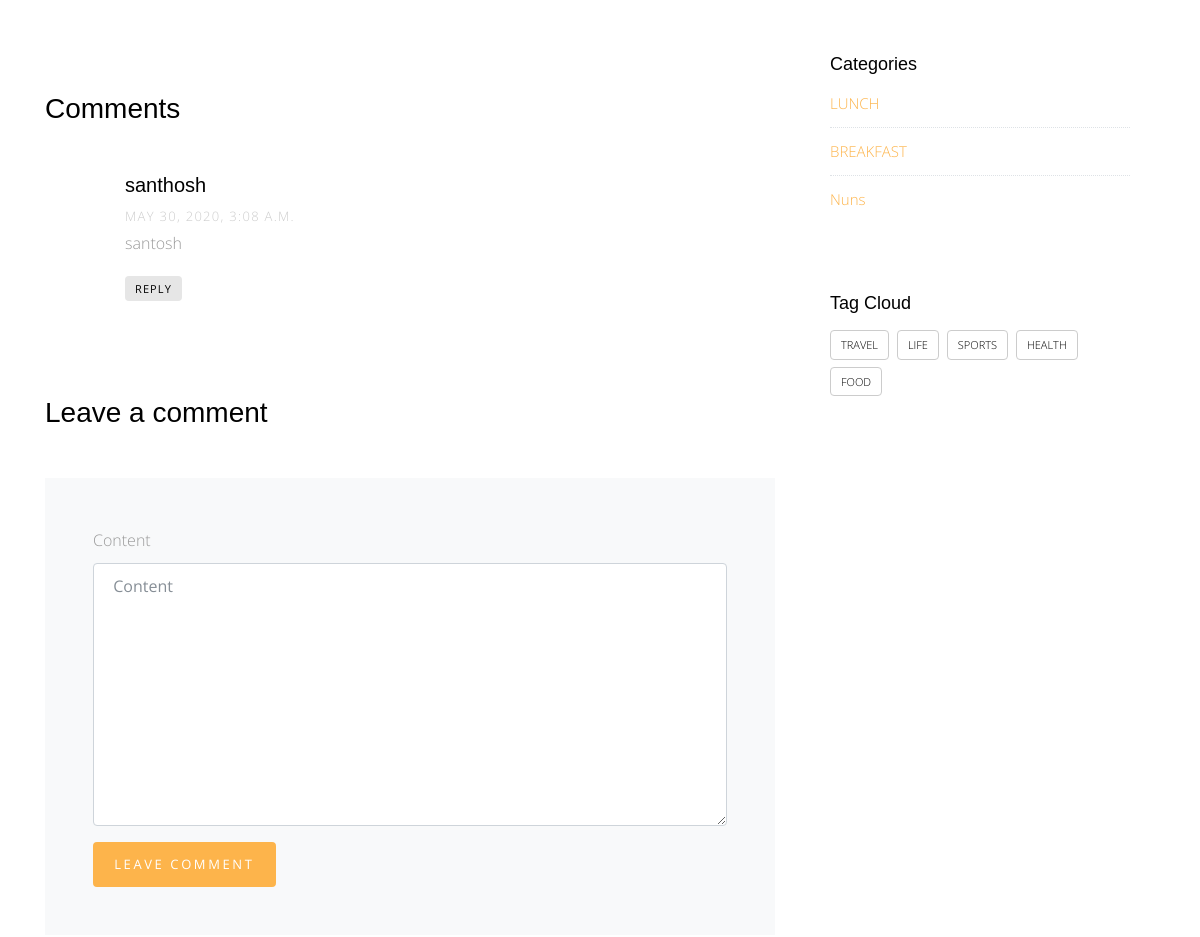
The app's page /blog/2 (middle part), older data.
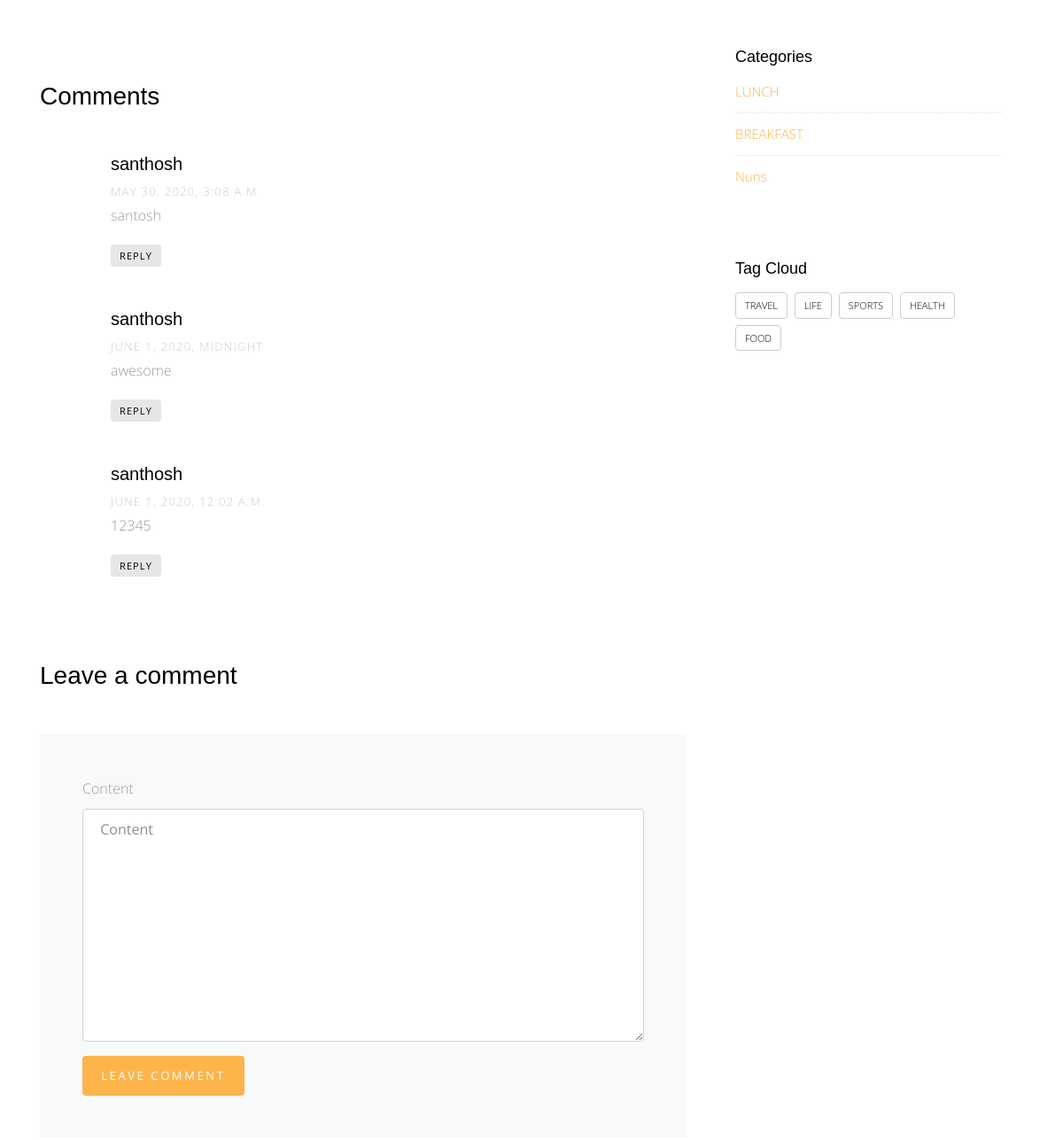
The same page, newer data.
### blog/models.py (models this page shows, shortened)
class Comment(models.Model):
    user=models.ForeignKey(User,on_delete=models.CASCADE)
    post=models.ForeignKey(Post,on_delete=models.CASCADE)
    content=models.TextField()
    created=models.DateTimeField(default=timezone.now)

class Categery(models.Model):
    categery_name=models.CharField(max_length=50)
    class Meta:
        verbose_name='categery'
        verbose_name_plural='categeries'
    def __str__(self):
        return self.categery_name

### blog/views.py (the view, shortened to what this page needs)
# urls.py: path('<int:id>',views.post_details,name='post_details'),
def post_details(request,id):
    detail_list=Post.objects.get(id=id)
    categeries=Categery.objects.all()
    all_tags=Tag.objects.all()
    comments=Comment.objects.filter(post=detail_list)
    comment_form=CommentForm()
    context={'post':detail_list,
             'categeries':categeries,
             'all_tags':all_tags,
             'comments':comments,
             'comment_form':comment_form,}
    return render(request,'blog/post_details.html',context)

### blog/forms.py
class CommentForm(forms.ModelForm):
    class Meta:
        model=Comment
        fields=['content']

### blog/templates/blog/post_details.html (shortened to what this page needs)
{% extends 'base.html' %}
{% load bootstrap4 %}
{% load static %}
{% block body %}
      <div class="main-wrap">
       <div class="section">
          <div class="container">
            <div class="row">
              <div class="col-md-8">
                <div class="pt-5 mt-5">
                  <h3 class="mb-5">Comments</h3>
                  <ul class="comment-list">
                    {% for comment in comments %}
                    <li class="comment">
                      <div class="comment-body">
                        <h3>{{comment.user}}</h3>
                        <div class="meta">{{comment.created}}</div>
                        <p>{{comment.content}}</p>
                        <p><a href="#" class="reply">Reply</a></p>
                      </div>
                    </li>
                    {% endfor %}
                  </ul>
                  <div class="comment-form-wrap pt-5">
                    <h3 class="mb-5">Leave a comment</h3>
                    <form action="{% url 'blog:post_details' post.id %}" method="POST" class="p-5 bg-light">
                      {% bootstrap_form comment_form %}
                      {% buttons %}
                          <button type="submit" class="btn btn-primary">Leave comment</button>
                      {% endbuttons %}
                    </form>
                  </div>
                </div>
              </div>
              <div class="col-md-4 sidebar">
                <div class="sidebar-box">
                  <div class="categories">
                    <h3>Categories</h3>
                    {% for categery in categeries %}
                    <li><a href="{% url 'blog:post_by_categery' categery %}">{{categery}}</a></li>
                    {% endfor %}
                  </div>
                </div>
                <div class="sidebar-box">
                  <h3>Tag Cloud</h3>
                  <div class="tagcloud">
                    {% for tag in all_tags %}
                    <a href="{% url 'blog:post_by_tag' tag %}" class="tag-cloud-link">{{tag}}</a>
                    {% endfor %}
                  </div>
                </div>
              </div>
            </div>
          </div>
        </div>
      </div>
   {% endblock body %}

### templates/base.html (shortened to what this page needs)
{% load static %}
<!doctype html>
<html lang="en">
  <head>
    <link rel="stylesheet" href="{% static 'meals/css/bootstrap.css' %}">
    <link rel="stylesheet" href="{% static 'meals/css/animate.css' %}">
    <link rel="stylesheet" href="{% static 'meals/css/owl.carousel.min.css' %}">
    <link rel="stylesheet" href="{% static 'meals/css/magnific-popup.css' %}">
    <link rel="stylesheet" href="{% static 'meals/css/aos.css' %}">
    <link rel="stylesheet" href="{% static 'meals/css/bootstrap-datepicker.css' %}">
    <link rel="stylesheet" href="{% static 'meals/css/jquery.timepicker.css' %}">
    <link rel="stylesheet" href="{% static 'meals/fonts/ionicons/css/ionicons.min.css' %}">
    <link rel="stylesheet" href="{% static 'meals/fonts/fontawesome/css/font-awesome.min.css' %}">
    <link rel="stylesheet" href="{% static 'meals/fonts/flaticon/font/flaticon.css' %}">
    <link rel="stylesheet" href="{% static 'meals/css/style.css' %}">
  </head>
  <body>
    <div class="site-wrap">
      {% block body %}
      {% endblock body %}
    </div>
  </body>
</html>

### static/meals/css/style.css (style rules this page uses)
html { overflow-x: hidden; }
body { background: #fff; font-family: "Open Sans", cursive; font-size: 16px; line-height: 1.8; font-weight: 300; color: #999999; }
a { -webkit-transition: .3s all ease; -o-transition: .3s all ease; transition: .3s all ease; text-decoration: none; }
h1, h2, h3, h4, h5 { color: #000; font-family: "Playfair Display", Arial, sans-serif; }
.btn, .form-control { outline: none; }
textarea.form-control { height: inherit; }
.btn { font-size: 13px; text-transform: uppercase; letter-spacing: .2em; }
.btn.btn-primary { color: #fff; border-width: 2px; }
.section { padding: 7em 0; }
.tagcloud a { text-transform: uppercase; display: inline-block; padding: 4px 10px; margin-bottom: 7px; margin-right: 4px; border-radius: 4px; color: #000; border: 1px solid #ccc; font-size: 11px; }
.comment-form-wrap { clear: both; }
.comment-list { padding: 0; margin: 0; }
.comment-list li { padding: 0; margin: 0 0 30px 0; float: left; width: 100%; clear: both; list-style: none; }
.comment-list li .comment-body { float: right; width: calc(100% - 80px); }
.comment-list li .comment-body h3 { font-size: 20px; }
.comment-list li .comment-body .meta { text-transform: uppercase; font-size: 13px; letter-spacing: .1em; color: #ccc; }
.comment-list li .comment-body .reply { padding: 5px 10px; background: #e6e6e6; color: #000; text-transform: uppercase; font-size: 11px; letter-spacing: .1em; font-weight: 400; border-radius: 4px; }
.sidebar-box { margin-bottom: 30px; padding: 25px; font-size: 15px; width: 100%; float: left; background: #fff; }
.sidebar-box *:last-child { margin-bottom: 0; }
.sidebar-box h3 { font-size: 18px; margin-bottom: 15px; }
.categories li, .sidelink li { position: relative; margin-bottom: 10px; padding-bottom: 10px; border-bottom: 1px dotted #dee2e6; list-style: none; }
.categories li:last-child, .sidelink li:last-child { margin-bottom: 0; border-bottom: none; padding-bottom: 0; }
.categories li a, .sidelink li a { display: block; }

Row changes from the older to the newer data that the page shows:
added Comment: user "santhosh", created "JUNE 1, 2020, MIDNIGHT", content "awesome"
added Comment: user "santhosh", created "JUNE 1, 2020, 12:02 A.M.", content "12345"
